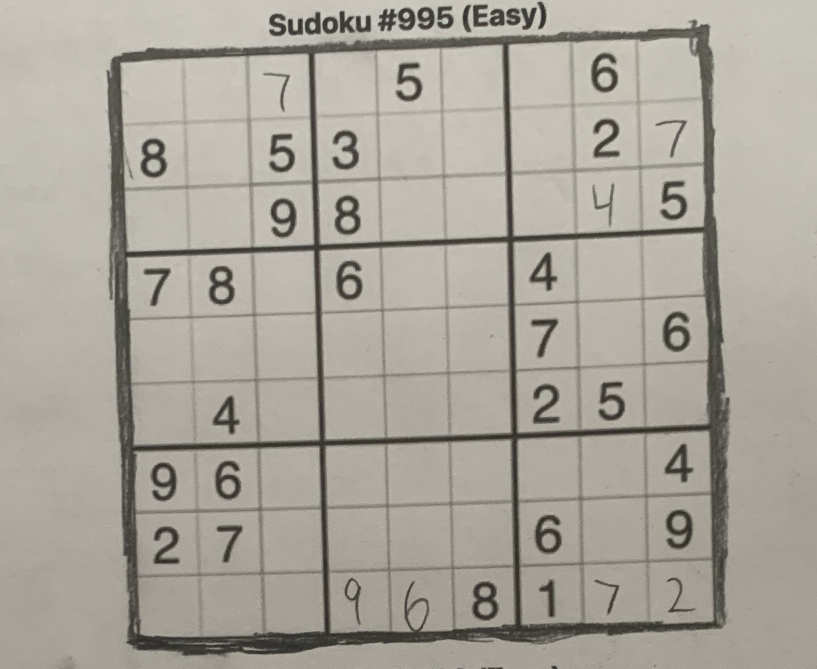
#> input picture board_images/IMG-5300.jpg, 1634 x 1337 px (shown at 1/2 size)
$ python -i board_finder.py   (imports and definitions only)
#> lines starting #> are read from the running program, lines starting #| are printed output that depends on the picture; after the words box and inside, x2 and y2 are one past the last pixel; in counts of white or black regions, pixels touching at a corner belong together
import math

import cv2

from imutils.perspective import four_point_transform
from skimage.segmentation import clear_border
import numpy as np
import imutils
import os
from visualize_mnist import show_image
import random

join = os.path.join
basename = os.path.basename


class SudokuBoardNotFoundError(Exception):
    def __init__(self, message):
        self.message = message
        super().__init__(self.message)


class ImageProcessor(object):
    @staticmethod
    def get_binary_image(gray, debug=False):
        # gray = cv2.cvtColor(image, cv2.COLOR_BGR2GRAY)
#> called with debug = False
        blurred = cv2.GaussianBlur(gray, (7, 7), 3)

        # apply adaptive thresholding and then invert the threshold map
        thresh = cv2.adaptiveThreshold(blurred, 255.0,
                                       cv2.ADAPTIVE_THRESH_GAUSSIAN_C, cv2.THRESH_BINARY, 15, 2)
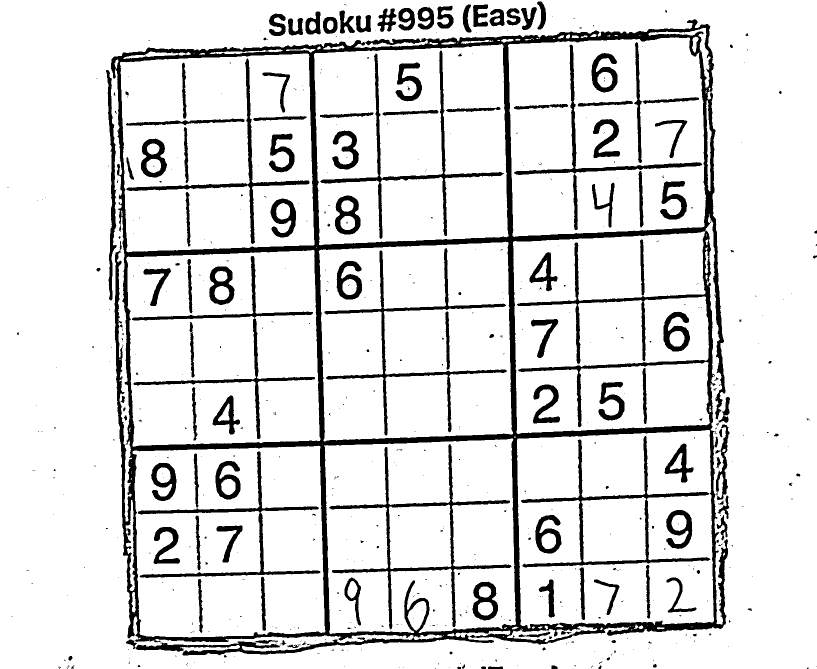
#> thresh: shape (1337, 1634) (shown at 1/2 size); 87.5% white; 609 black regions (467 under 20 px), largest, box (x1, y1, x2, y2) and area: (222, 38, 1459, 1311) 128860, (658, 888, 1023, 1259) 8583, (649, 496, 1014, 871) 7800
        binary = cv2.bitwise_not(thresh)
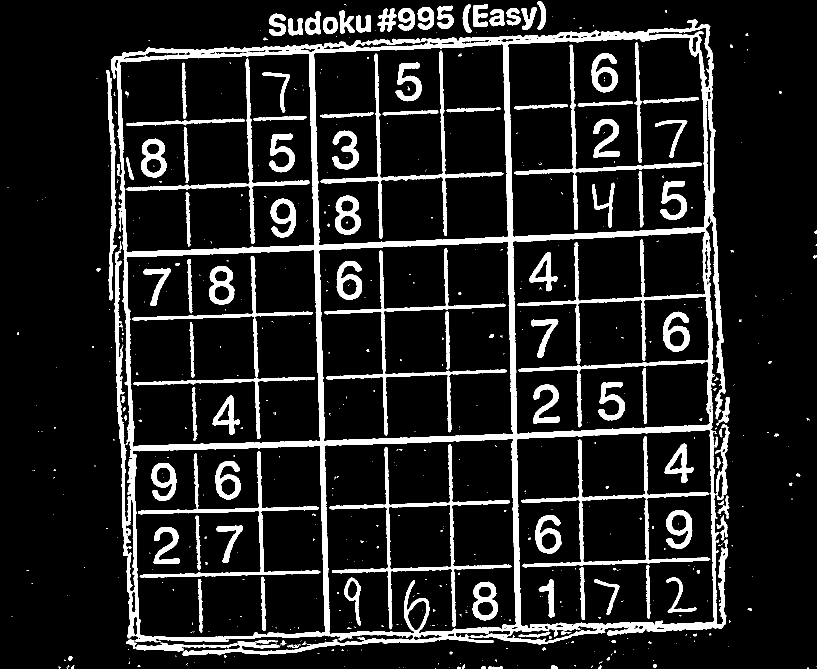
#> binary: shape (1337, 1634) (shown at 1/2 size); 12.5% white; 609 white regions (467 under 20 px), largest, box (x1, y1, x2, y2) and area: (222, 38, 1459, 1311) 128860, (658, 888, 1023, 1259) 8583, (649, 496, 1014, 871) 7800

        if debug:
            cv2.imshow("Image Processing", np.hstack([gray, blurred, thresh, binary]))
            cv2.waitKey(0)

        return binary

    # [137 lines left out: functions find_board_vertices, crop_and_warp, get_individual_boxes, extract_digit, not called in this run]

        # [40 lines of commented-out code are left out]


class SudokuSolver(object):
    # [9 lines left out: function find_puzzle, not called in this run]


# [11 lines not run here, left out]

>>> import cv2
>>> picture = cv2.imread('../board_images/IMG-5300.jpg', cv2.IMREAD_GRAYSCALE)
>>> result = ImageProcessor().get_binary_image(picture)
